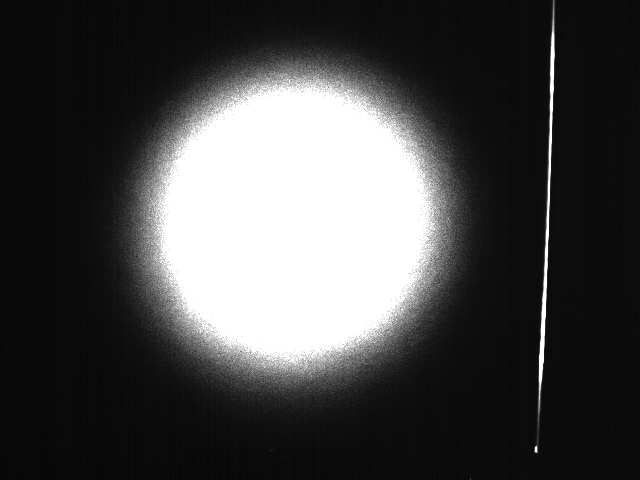
%> input picture Hough/ok_test.tif, 640 x 480 px
$ octave main.m   (GNU Octave 9; MATLAB toolbox functions it lacks are replaced by stand-ins)
%> lines starting %> are read from the running program, lines starting %| are printed output that depends on the picture; in (x1, y1, x2, y2) boxes, pixels count from 0 and x2, y2 are one past the last pixel; in counts of white or black regions, pixels touching at a corner belong together; the program's own positions count from 1
clc,clear all
circleParaXYR=[];
I = imread('ok_test.tif');
%> I is the input picture: size 480x640 uint8; min 6, max 255, mean 70.7
I=imcomplement(imcrop(I,[0 0 520 480]));
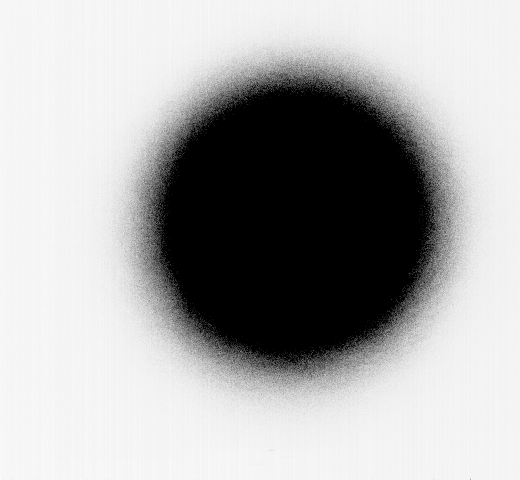
%> I: size 480x520 uint8; min 0, max 249, mean 171.9
[m,n,l] = size(I);
%> m = 480; n = 520; l = 1
if l>1
    I = rgb2gray(I);
end
BW = edge(I,'sobel');
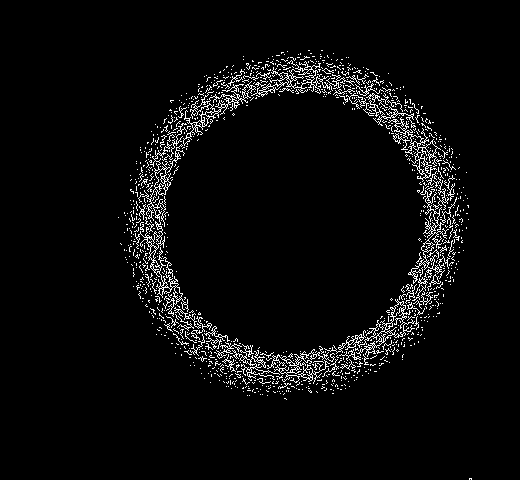
%> BW: size 480x520 logical; 4.3% white in thin lines or dots, all inside (x1, y1, x2, y2) = (118, 50, 472, 480)

step_r = 3;
step_angle = 1;
minr = 120
maxr = 150;
thresh = 0.1;

%> (the run ends here)
